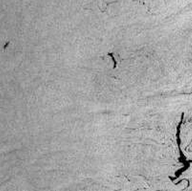
%> input picture SAR.png, 192 x 191 px
$ octave SAR.m   (GNU Octave 9; MATLAB toolbox functions it lacks are replaced by stand-ins)
%> lines starting %> are read from the running program, lines starting %| are printed output that depends on the picture
%% SAR 1.10v
%% modification(s): add output processing image
% Read and process the image
image = imread('SAR.png');
%> image is the input picture: size 191x192x3 uint8; min 0, max 216, mean 162.9
image = rgb2gray(image);
%> image: size 191x192 uint8

% Apply logarithmic transformation
log_image = log(double(image) + 1);
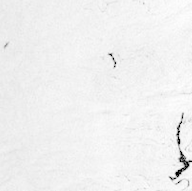
%> log_image: size 191x192 double; min 0, max 5.38, mean 5.08; drawn with min black and max white

% Wavelet decomposition
j = 2;
we = 'db1';
[C, S] = wavedec2(log_image, j, we);
%> S = [48 48; 48 48; 96 96; 191 192]

% Extract diagonal subband coefficients at level j
[H, V, D] = detcoef2('all', C, S, j);
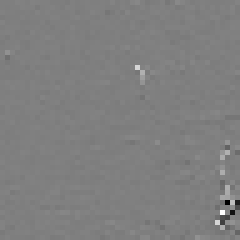
%> H: size 48x48 double (shown 5 times larger); min -5.43, max 5.42, mean 0.0032; drawn with min black and max white
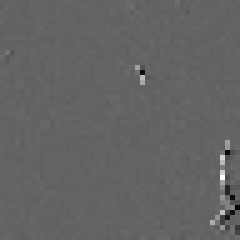
%> V: size 48x48 double (shown 5 times larger); min -4.39, max 6.78, mean 0.00304; drawn with min black and max white
diagonal_subband = -D;

% Display the histogram of the diagonal subband coefficient

% Fit Gaussian and Generalized Gaussian distributions
pd_gaussian = fitdist(diagonal_subband(:), 'Normal');
pd_ggd = fitdist(diagonal_subband(:), 'GeneralizedExtremeValue');

% Display the PDF of the wavelet coefficients and the fitted distributions
figure;
histogram(diagonal_subband, 'Normalization', 'pdf');
hold on;

% Define the range of x values for plotting the PDFs
x_values = min(diagonal_subband(:)):0.01:max(diagonal_subband(:));
%> x_values = 771 values from -3.97 to 3.73

% Plot the Gaussian PDF
plot(x_values, pdf(pd_gaussian, x_values), 'LineStyle','--');
hold on;

% Plot the Generalized Gaussian PDF
plot(x_values, pdf(pd_ggd, x_values), '-.');
title('Fitted Distributions on Wavelet Coefficients');
xlabel('Coefficient Value');
ylabel('Probability Density');
legend('Wavelet Coefficients', 'Gaussian Fit', 'Generalized Gaussian Fit');
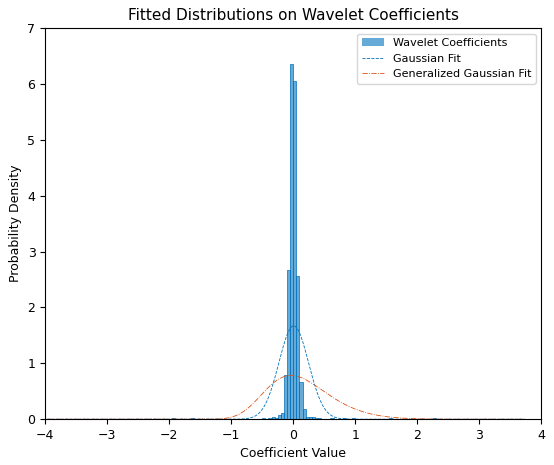
%> figure redrawn from the program's plot data; tallest bar 6.36 high, from x = -0.05 to 0; curve peaks at x = 0.00383, y = 1.67; curve peaks at x = -0.0362, y = 0.783

% Display the images
figure;
subplot(1, 2, 1);
imshow(image, []);
title('Original Image');

subplot(1, 2, 2);
imshow(log_image, []);
title('Log Transformed Image');
